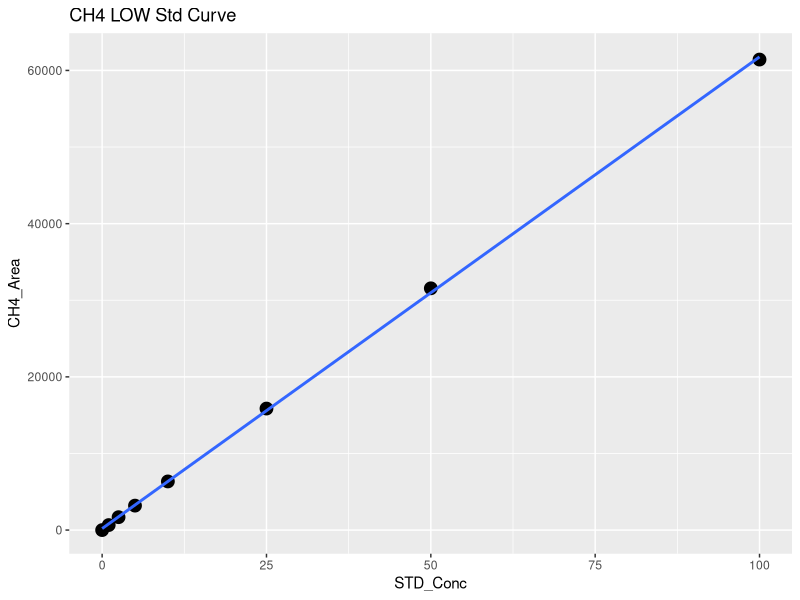
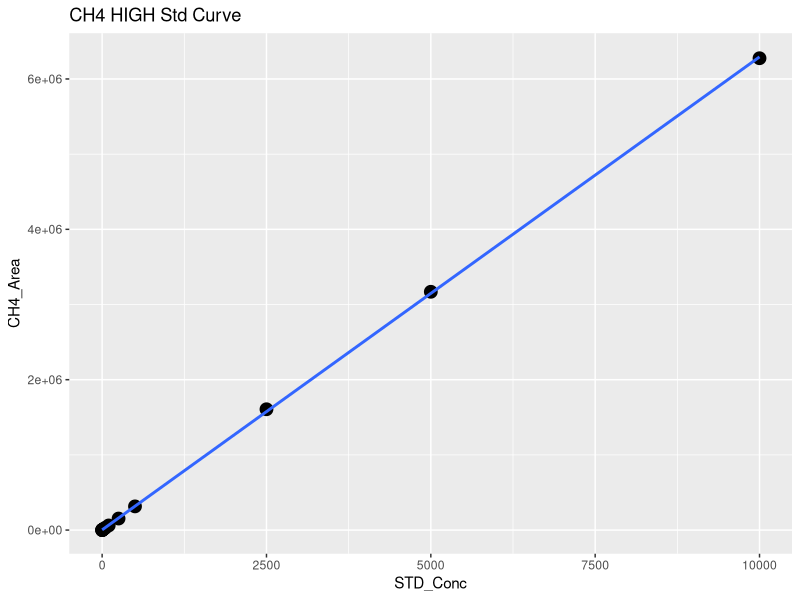
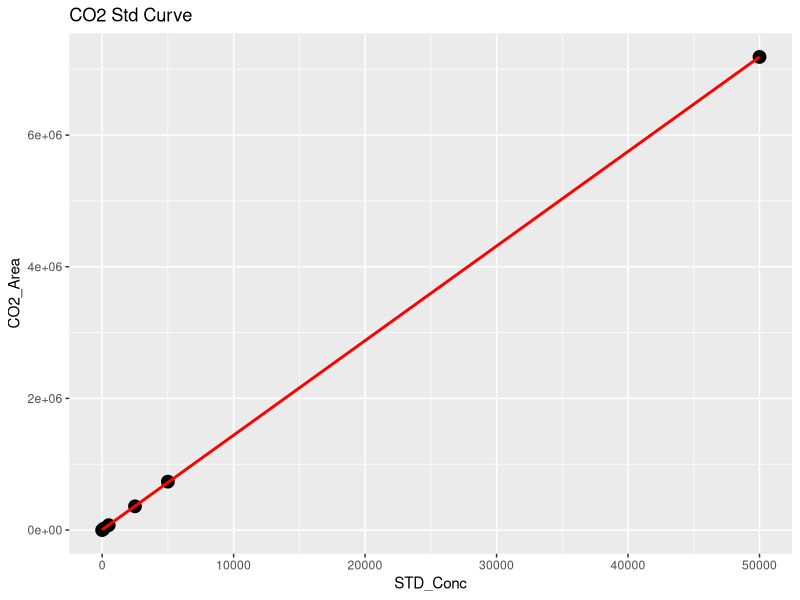
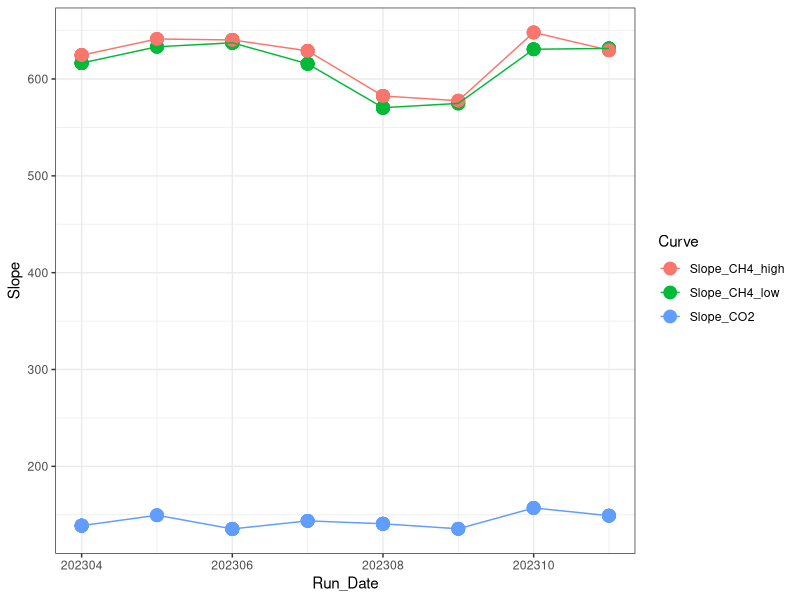

R code for these plots, in order: (Note: this script raises an error after producing the figures.)
## ---- chunk 1
library(dplyr)
library(ggplot2)
library(ggpubr)
library(stringr)
## ---- chunk 2
#Read in July Data 
raw <- read.csv("2023 Raw Data/TEMPEST_SGAS_July_2023_entered_SW.csv")
head(raw)

#pull out methane standards
stds_ch4 <-  raw %>%  
  filter(str_detect(Sample_Type, "STD_CH4"))
#head(stds_ch4)

#split into high curve and low curve for CH4
stds_ch4_low <- stds_ch4  %>%  
  filter(!STD_Conc > 100)

#Low curve for CH4
CH4_Low <- ggplot(stds_ch4_low, aes(STD_Conc, CH4_Area)) + geom_point(size=4) + 
  geom_smooth(method = "lm", se = FALSE) + labs(title="CH4 LOW Std Curve")
CH4_Low

CH4_Low_lm <- lm(stds_ch4_low$CH4_Area ~ stds_ch4_low$STD_Conc)
summary(CH4_Low_lm)
cf <- coef(CH4_Low_lm)

#create data frame with 1 rows and 0 columns
Slope_CH4_low <- data.frame(matrix(ncol = 0, nrow = 1))
Slope_CH4_low$Curve <- "Slope_CH4_low"
Slope_CH4_low$R2 <- summary(CH4_Low_lm)$adj.r.squared
Slope_CH4_low$Slope <- cf[2]
Slope_CH4_low$Intercept <- cf[1]
#head(Slope_CH4_low)

#High curve for CH4
CH4_High <- ggplot(stds_ch4, aes(STD_Conc, CH4_Area)) + geom_point(size=4) + 
  geom_smooth(method = "lm", se = FALSE) + labs(title="CH4 HIGH Std Curve")
CH4_High

stds_ch4_lm <- lm(stds_ch4$CH4_Area ~ stds_ch4$STD_Conc)
summary(stds_ch4_lm)
cf <- coef(stds_ch4_lm)

#create data frame with 1 rows and 0 columns
Slope_CH4_high <- data.frame(matrix(ncol = 0, nrow = 1))
Slope_CH4_high$Curve <- "Slope_CH4_high"
Slope_CH4_high$R2 <- summary(stds_ch4_lm)$adj.r.squared
Slope_CH4_high$Slope <- cf[2]
Slope_CH4_high$Intercept <- cf[1]
#head(Slope_CH4_high)

#pull out co2 standards
stds_co2 <-  raw %>%  
  filter(str_detect(Sample_Type, "STD_CO2"))
#head(stds_co2)

#CO2 Curve
CO2_stds <- ggplot(stds_co2, aes(STD_Conc, CO2_Area)) + geom_point(size=4) + 
  geom_smooth(method = "lm", se = FALSE, color="red") + labs(title="CO2 Std Curve")
CO2_stds

stds_co2_lm <- lm(stds_co2$CO2_Area ~ stds_co2$STD_Conc)
summary(stds_co2_lm)
cf <- coef(stds_co2_lm)

#create data frame with 1 rows and 0 columns
Slope_CO2 <- data.frame(matrix(ncol = 0, nrow = 1))
Slope_CO2$Curve <- "Slope_CO2"
Slope_CO2$R2 <- summary(stds_co2_lm)$adj.r.squared
Slope_CO2$Slope <- cf[2]
Slope_CO2$Intercept <- cf[1]
#head(Slope_CO2)

#pull all the slopes together into one dataframe 
Slopes <- rbind(Slope_CH4_low, Slope_CH4_high, Slope_CO2)
#head(Slopes)

#needs changed each time #####
Slopes$Run_Date <- c(202307, 202307, 202307)

log <- read.csv("2023 Raw Data/COMPASS_TEMPEST_Varian_QAQC_2023.csv")
head(log)
log <- log[ ,-c(1)]
log <- rbind(log, Slopes)

Slopes_chk <- ggplot(log, aes(Run_Date, Slope, col=Curve)) + geom_point(size=4) + geom_line() + theme_bw()
Slopes_chk

write.csv(log, "2023 Raw Data/COMPASS_TEMPEST_Varian_QAQC_2023.csv")
## ---- chunk 3
#head(raw)

#pull out methane standards
Samples <-  raw %>%  
  filter(!str_detect(Sample_Type, "STD_CH4")) %>%  
  filter(!str_detect(Sample_Type, "STD_CO2")) %>%  
  filter(!str_detect(Sample_Type, "Blank")) %>%  
  filter(!str_detect(Sample_Type, "Chk_STD")) %>%  
   filter(!str_detect(Sample_Type, "CHKSTD")) %>%
  filter(!str_detect(Sample_Type, "NA"))
#head(Samples)

#Now flag any areas that are above the 100ppm area for CH4
Samples$CH4_Curve <- ifelse(Samples$CH4_Area >71000, "High", "Low")
#head(Samples)

#Calculate CH4 concentrations in ppm
Samples$CH4_Conc_ppm <- ifelse(Samples$CH4_Area >71000, (Samples$CH4_Area-Slope_CH4_high$Intercept)/Slope_CH4_high$Slope,                                       (Samples$CH4_Area-Slope_CH4_low$Intercept)/Slope_CH4_low$Slope )

#Calculate CO2 concentrations in ppm 
Samples$CO2_Conc_ppm <- ((Samples$CO2_Area-Slope_CO2$Intercept)/Slope_CO2$Slope) 

#head(Samples)

##########make flags for any dilutions needed 
#highest CH4 standard = 10000
#highest CO2 standard = 50000

Samples$CH4_Flag <- ifelse(Samples$CH4_Conc_ppm >10000, "Needs Dilution", "Within Range")
Samples$CO2_Flag <- ifelse(Samples$CO2_Conc_ppm >50000, "Needs Dilution", "Within Range")
#head(Samples)

## ---- chunk 4

chks <-  raw %>%  
  filter(!str_detect(Sample_Type, "STD_CH4")) %>%  
  filter(!str_detect(Sample_Type, "STD_CO2")) %>%  
  filter(!str_detect(Sample_Type, "Blank")) %>%  
  filter(!str_detect(Sample_Type, "Unknown")) %>%  
  filter(!str_detect(Sample_Type, "NA"))
#head(chks)

#Calculate CH4 concentrations in ppm
chks$CH4_Conc_ppm <- ifelse(chks$CH4_Area >71000, 
                      (chks$CH4_Area-Slope_CH4_high$Intercept)/Slope_CH4_high$Slope,                                       (chks$CH4_Area-Slope_CH4_low$Intercept)/Slope_CH4_low$Slope )

#Calculate CO2 concentrations in ppm 
chks$CO2_Conc_ppm <- ((chks$CO2_Area-Slope_CO2$Intercept)/Slope_CO2$Slope)



#change this if check standard concentrations are different 
level_ch4 <- 5      #ppm
level_co2 <- 1000   #ppm

#calculate percent difference of check standards 
chks$Ch4_diff <- ((chks$CH4_Conc_ppm - level_ch4)/((chks$CH4_Conc_ppm + level_ch4)/2)) * 100
chks$CH4_diff_flag <-  ifelse(chks$Ch4_diff <10, 'YES', 'NO, rerun')

chks$CO2_diff <- ((chks$CO2_Conc_ppm - level_co2)/((chks$CO2_Conc_ppm + level_co2)/2)) * 100
chks$CO2_diff_flag <-  ifelse(chks$CO2_diff <10, 'YES', 'NO, rerun')

#now plot the Ch4 concentrations and the CO2 concentrations vs. the expected concentration 
#then also make the color the percent difference between the expected and observed concentration 

ch4_chk <-  ggplot(data = chks, aes(x = Sample_ID, y = CH4_Conc_ppm, fill=CH4_diff_flag)) +
       geom_bar(stat = 'identity') + 
        scale_fill_manual(values=c("darkgreen", "darkgrey"))+
        theme_classic() + labs(x= " ", y="Percent Difference  (%)", title="Check Stds: CH4") + 
        theme(legend.position="bottom") +  geom_hline(yintercept=level_ch4, linetype="dashed", 
                color = "black", size=1)


co2_chk <-  ggplot(data = chks, aes(x = Sample_ID, y = CO2_Conc_ppm, fill=CO2_diff_flag)) +
       geom_bar(stat = 'identity') + 
        scale_fill_manual(values=c("darkgreen", "darkgrey"))+
        theme_classic() + labs(x= " ", y="Percent Difference  (%)", title="Check Stds: CO2") + 
        theme(legend.position="bottom") +  geom_hline(yintercept=level_co2, linetype="dashed", 
                color = "black", size=1)

ggarrange(ch4_chk, co2_chk, nrow=1, ncol=2)


## ---- chunk 5

#multiply the concentration by the dilution factor
Samples$CH4_Conc_ppm_dilcorr <- (Samples$CH4_Conc_ppm * Samples$Dilution_Factor)

Samples$CO2_Conc_ppm_dilcorr <- (Samples$CO2_Conc_ppm * Samples$Dilution_Factor)

#check results
#head(Samples)

#quick first look at the samples 
ch4_samples <-  ggplot(data = Samples, aes(x = Sample_ID, y = CH4_Conc_ppm, fill=CH4_Flag)) +
       geom_bar(stat = 'identity') + 
        scale_fill_manual(values=c("darkgreen","red"))+
        theme_classic() + labs(x= " ", y="CH4 (ppm)", title="CH4: Green = Within Range") + 
        theme(legend.position="none") 


co2_samples <-  ggplot(data = Samples, aes(x = Sample_ID, y = CO2_Conc_ppm, fill=CO2_Flag)) +
       geom_bar(stat = 'identity') + 
        scale_fill_manual(values=c("red", "darkgreen"))+
        theme_classic() + labs(x= " ", y="CO2 (ppm)", title="CO2: Green = Within Range") + 
        theme(legend.position="none") 

ggarrange(ch4_samples, co2_samples, nrow=1, ncol=2)


## ---- chunk 6

# Convert ppm CH4 to total umol CH4 in the sample headspace
# use Ideal Gas Law:  
#   hdsp umol CH4 = ppm CH4*(PV/RT) 
#      P = 1 (pressure in atm)
#      R = 0.082 (gas constant)
#      V = 0.015 (gas syringe volume in L)
#      T = "TempC" column value in Kelvin (equilibration temperature)

#set the volume used for the sample
volume = 0.02
TempC <-  25 #I am assuming 25C not sure how we want to handle this

#Calculate CH4 concentrations in ppm
Samples$CH4_Conc_umol <- ifelse(Samples$G_W == "W",
                    ((Samples$CH4_Conc_ppm_dilcorr*((1*volume/1000)/(0.08206*(TempC+273.15))))/(volume/1000)),
                    ((((Samples$CH4_Conc_ppm_dilcorr/1000))/16.04)*1000000  ))
Samples$CO2_Conc_umol <- ifelse(Samples$G_W == "W",
                    ((Samples$CO2_Conc_ppm_dilcorr*((1*volume/1000)/(0.08206*(TempC+273.15))))/(volume/1000)),
                    ((((Samples$CO2_Conc_ppm_dilcorr/1000))/16.04)*1000000  ))


#quick first look at the samples 
ch4_samples1 <-  ggplot(data = Samples, aes(x = Sample_ID, y = CH4_Conc_umol, fill=G_W)) +
       geom_bar(stat = 'identity') + 
        scale_fill_manual(values=c("darkgrey","darkblue"))+
        theme_classic() + labs(x= " ", y="CH4 (uM)", title="CH4: Blue = PW Sample") + 
        theme(legend.position="none") 


co2_samples1 <-  ggplot(data = Samples, aes(x = Sample_ID, y = CO2_Conc_umol, fill=G_W)) +
       geom_bar(stat = 'identity') + 
        scale_fill_manual(values=c("darkgrey","darkblue"))+
        theme_classic() + labs(x= " ", y="CO2 (uM)", title="CO2: Blue = PW Sample") + 
        theme(legend.position="none") 

ggarrange(ch4_samples1, co2_samples1, nrow=1, ncol=2)

## ---- chunk 7
#check results
#head(Samples)

#pull out what we need 
Samples1 <- Samples[ ,c(1:3,6:16,20, 24:30)]
#head(Samples1)

write.csv(Samples1, "2023 Processed Data/COMPASS_TEMPEST_SGW_202307_Processed.csv")
